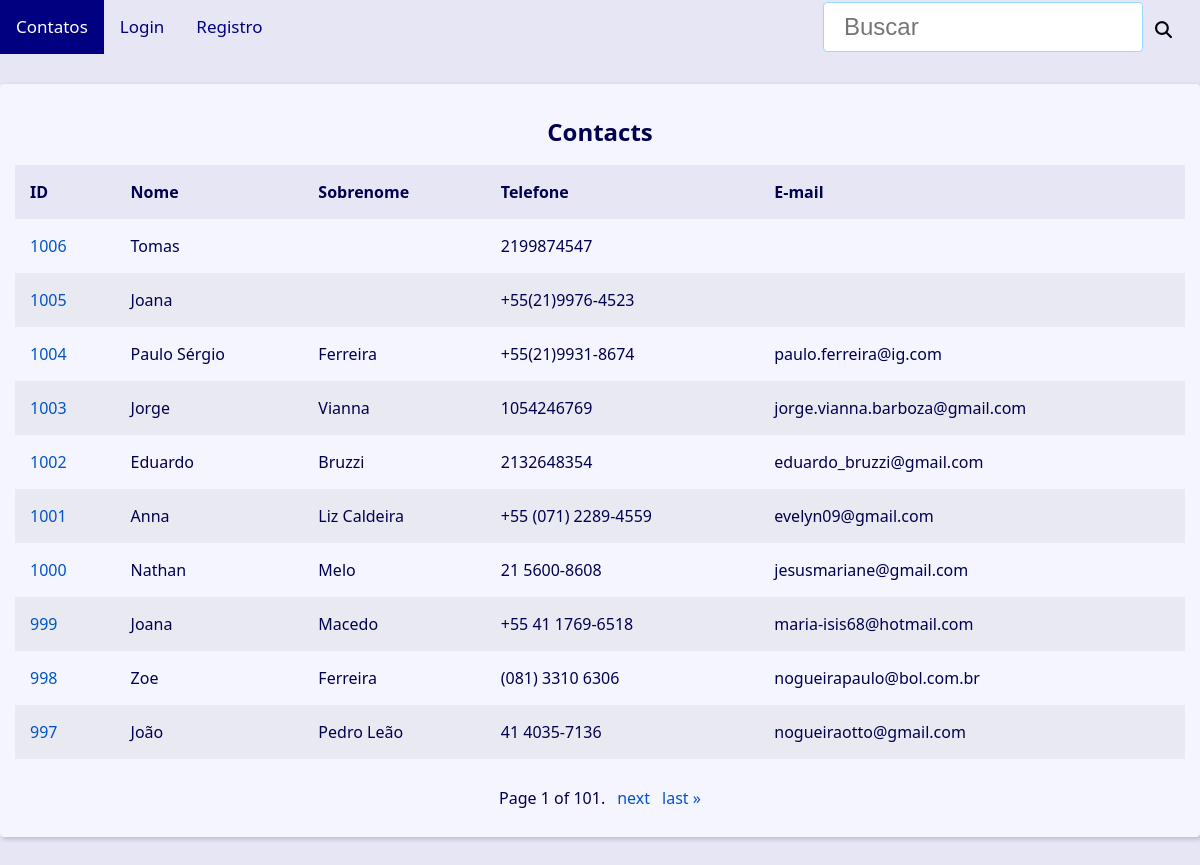
The page / on the database its author committed.
### contact/models.py (models this page shows, shortened)
class Contact(models.Model):
    first_name = models.CharField(max_length=50)
    last_name = models.CharField(max_length=50, blank=True)
    phone = models.CharField(max_length=50)
    email = models.EmailField(max_length=254, blank=True, verbose_name='E-mail')
    created_date = models.DateTimeField(default=timezone.now)
    description = models.TextField(blank=True, verbose_name='Descrição')
    show = models.BooleanField(default=True)
    picture = models.ImageField(blank=True, upload_to='pictures/%Y/%m/', verbose_name='Imagem')
    owner = models.ForeignKey(
        User,
        on_delete=models.SET_NULL,
        blank=True, null=True
    )
    category = models.ForeignKey(
        Category,
        on_delete=models.SET_NULL,
        blank=True,
        null=True,
        verbose_name='Categoria'
    )

### contact/views/contact_views.py (the view)
# urls.py: path('', views.index, name='index'),
def index(request):
    contacts = Contact.objects \
        .filter(show=True)\
        .order_by('-id')
    paginator = Paginator(contacts, 10)
    page_number = request.GET.get("page")
    page_obj = paginator.get_page(page_number)
    context = {
        'page_obj': page_obj,
        'site_title': ' - Contatos',
    }
    return render(
        request,
        'contact/index.html',
        context
    )

### contact/templates/contact/index.html
{% extends 'global/base.html' %}
{% block content %}
  {% if page_obj %}
    <div class="responsive-table">
      <table class="contacts-table">
        <caption class="table-caption ">
          Contacts
        </caption>
        <thead>
          <tr class="table-row table-row-header">
            <th class="table-header">ID</th>
            <th class="table-header">Nome</th>
            <th class="table-header">Sobrenome</th>
            <th class="table-header">Telefone</th>
            <th class="table-header">E-mail</th>
          </tr>
        </thead>
        <tbody>
          {% for contact in page_obj %}
            <tr class="table-row">
              <td class="table-cel">
                <a
                  class="table-link"
                  href="{% url 'contact:contact' contact.id %}"
                >
                  {{ contact.id }}
                </a>
              </td>
              <td class="table-cel">
                {{ contact.first_name }}
              </td>
              <td class="table-cel">
                {{ contact.last_name }}
              </td>
              <td class="table-cel">
                {{ contact.phone }}
              </td>
              <td class="table-cel">
                {{ contact.email }}
              </td>
            </tr>
          {% endfor %}
        </tbody>
      </table>
    </div>
  {% else %}
    <div class="single-contact">
      <h1 class="single-contact-name">
        <p align="center">Nenhum contato encontrado.</p>
      </h1>
    </div>
  {% endif %}
{% endblock content %}

### base/templates/global/base.html (shortened to what this page needs)
<!DOCTYPE html>
<html lang="pt-BR">
<head>
  {% include 'global/partials/head.html' %}
</head>
<body>
  {% include 'global/partials/menu.html' %}
  <main class="content">
    {% block content %}{% endblock content %}
    {% include 'global/partials/pagination.html' %}
  </main>
</body>
</html>

### base/templates/global/partials/head.html (shortened to what this page needs)
{% load static %}
<link rel="stylesheet" href="{% static 'global/css/style.css' %}">
<link rel="stylesheet" href="{% static 'global/css/menu.css' %}">
<link rel="stylesheet" href="{% static 'fontawesomefree/css/fontawesome.css' %}" type="text/css">
<link rel="stylesheet" href="{% static 'fontawesomefree/css/solid.css' %}" type="text/css">

### base/templates/global/partials/menu.html
<div class="topnav">
  <a class="active" href="{% url 'contact:index' %}">Contatos</a>
  {% if user.is_authenticated %}
    <a href="{% url 'contact:create' %}" class="menu-link">Novo</a>
    <a href="{% url 'contact:user_update' %}" class="menu-link">Perfil</a>
    <a href="{% url 'contact:logout' %}" class="menu-link">Logout</a>
  {% else %}
    <a href="{% url 'contact:login' %}" class="menu-link">Login</a>
    <a href="{% url 'contact:register' %}" class="menu-link">Registro</a>
  {% endif %}
  <div class="search-container">
    <form
      action="{% url 'contact:search' %}"
      method="GET">
      <table>
        <tr>
          <td>
            <input
              type="search"
              class="search-input"
              placeholder="Buscar"
              id="search"
              name="q"
              value="{{ request.GET.q.strip }}"
            >
          </td>
          <td>
            <button type="submit" style="background-color: rgb(230, 230, 245) !important;"><i class="fa fa-search"></i></button>
          </td>
        </tr>
      </table>
    </form>
  </div>
</div>

### base/templates/global/partials/pagination.html (shortened to what this page needs)
{% if page_obj %}
  <div class="pagination">
    <span class="step-links">
        <span class="current">
            Page {{ page_obj.number }} of {{ page_obj.paginator.num_pages }}.
        </span>
        {% if page_obj.has_next %}
            <a href="?page={{ page_obj.next_page_number }}&q={{ request.GET.q.strip }}">next</a>
            <a href="?page={{ page_obj.paginator.num_pages }}&q={{ request.GET.q.strip }}">last &raquo;</a>
        {% endif %}
    </span>
  </div>
{% endif %}

### base/static/global/css/style.css (style rules this page uses)
:root { --spacing: 1.5rem; --link-dark-color: rgb(0, 83, 200); --link-light-color: rgb(156, 217, 255); --clr-white: rgb(245, 245, 255); --clr-blue: rgb(0, 0, 80); --clr-light-gray: rgb(230, 230, 245); --clr-dark-shadow-5: rgba(0, 0, 10, 5%); --clr-dark-shadow-10: rgba(0, 0, 10, 10%); --clr-dark-shadow-20: rgba(0, 0, 10, 20%); --clr-light-shadow-5: rgba(200, 200, 255, 5%); --clr-light-shadow-10: rgba(200, 200, 255, 20%); --clr-light-shadow-20: rgba(200, 200, 255, 20%); --main-page-width: 120rem; --table-min-width: 60rem; --biggest-font-size: 5rem; --bigger-font-size: 4rem; --big-font-size: 3.2rem; --medium-font-size: 2.4rem; --small-font-size: 1.6rem; --smaller-font-size: 1.4rem; --smallest-font-size: 1.2rem; --transition-fast: 300ms; --transition-medium: 600ms; --transition-slow: 1s; --default-border-radius: 4px; }
*, *::before, *::after { margin: 0; padding: 0; box-sizing: border-box; }
html { font-size: 62.5%; }
body { font-family: system-ui, -apple-system, BlinkMacSystemFont, 'Segoe UI', Roboto, Oxygen, Ubuntu, Cantarell, 'Open Sans', 'Helvetica Neue', sans-serif; line-height: 1.5; font-size: var(--small-font-size); color: var(--clr-blue); -webkit-font-smoothing: antialiased; background: var(--clr-light-gray); }
.menu-link { display: block; padding: var(--spacing); color: var(--link-light-color); text-decoration: none; transition: background-color var(--transition-fast) ease-in-out; border-radius: var(--default-border-radius); }
.content { max-width: var(--main-page-width); margin: calc(var(--spacing) * 2) auto; padding: var(--spacing); background: var(--clr-white); box-shadow: 2px 2px 5px var(--clr-dark-shadow-20); border-radius: var(--default-border-radius); }
.responsive-table { width: 100%; overflow-x: auto; }
.contacts-table { width: 100%; min-width: var(--table-min-width); border-collapse: collapse; }
.table-caption { font-size: var(--medium-font-size); font-weight: bold; padding: var(--spacing); }
.table-row { text-align: left; text-overflow: ellipsis; transition: background-color var(--transition-fast) ease-in-out; }
.table-row:nth-of-type(2n) { background: var(--clr-dark-shadow-5); }
.table-row-header { background: var(--clr-light-gray); color: var(--clr-blue); }
.table-cel, .table-header { padding: var(--spacing); }
.table-link { color: var(--link-dark-color); transition: color var(--transition-fast) ease-in-out; text-decoration: none; }
.pagination { margin-top: var(--spacing); display: flex; justify-content: center; padding: calc(var(--spacing) * 0.8); font-size: var(--small-font-size); }
.pagination .step-links { display: flex; gap: calc(var(--spacing) * 0.8); }
.pagination .step-links a { color: var(--link-dark-color); transition: color var(--transition-fast) ease-in-out; text-decoration: none; display: block; }
.search-input { font-size: var(--medium-font-size); padding: 1rem 2rem; width: 100%; max-width: 32rem; border-radius: var(--default-border-radius); border: 1px solid var(--link-light-color); }

### base/static/global/css/menu.css (style rules this page uses)
.topnav { overflow: hidden; background-color: rgb(230, 230, 245); }
.topnav a { float: left; display: block; color: navy; text-align: center; padding: 14px 16px; text-decoration: none; font-size: 17px; }
.topnav a.active { background-color: #2196F3; color: white; }
.topnav .search-container { float: right; }
.topnav .search-container button { float: right; padding: 6px 10px; margin-top: 8px; margin-right: 16px; background: #ddd; font-size: 17px; border: none; cursor: pointer; }

### rows shown on the page
Contact: id "1006", first_name "Tomas", phone "2199874547"
Contact: id "1005", first_name "Joana", phone "+55(21)9976-4523"
Contact: id "1004", first_name "Paulo Sérgio", last_name "Ferreira", phone "+55(21)9931-8674", email "paulo.ferreira@ig.com"
Contact: id "1003", first_name "Jorge", last_name "Vianna", phone "1054246769", email "jorge.vianna.barboza@gmail.com"
Contact: id "1002", first_name "Eduardo", last_name "Bruzzi", phone "2132648354", email "eduardo_bruzzi@gmail.com"
Contact: id "1001", first_name "Anna", last_name "Liz Caldeira", phone "+55 (071) 2289-4559", email "evelyn09@gmail.com"
Contact: id "1000", first_name "Nathan", last_name "Melo", phone "21 5600-8608", email "jesusmariane@gmail.com"
Contact: id "999", first_name "Joana", last_name "Macedo", phone "+55 41 1769-6518", email "maria-isis68@hotmail.com"
Contact: id "998", first_name "Zoe", last_name "Ferreira", phone "(081) 3310 6306", email "nogueirapaulo@bol.com.br"
Contact: id "997", first_name "João", last_name "Pedro Leão", phone "41 4035-7136", email "nogueiraotto@gmail.com"

### other values the page prints
{{ page_obj.number }} "1"
{{ page_obj.paginator.num_pages }} "101"
